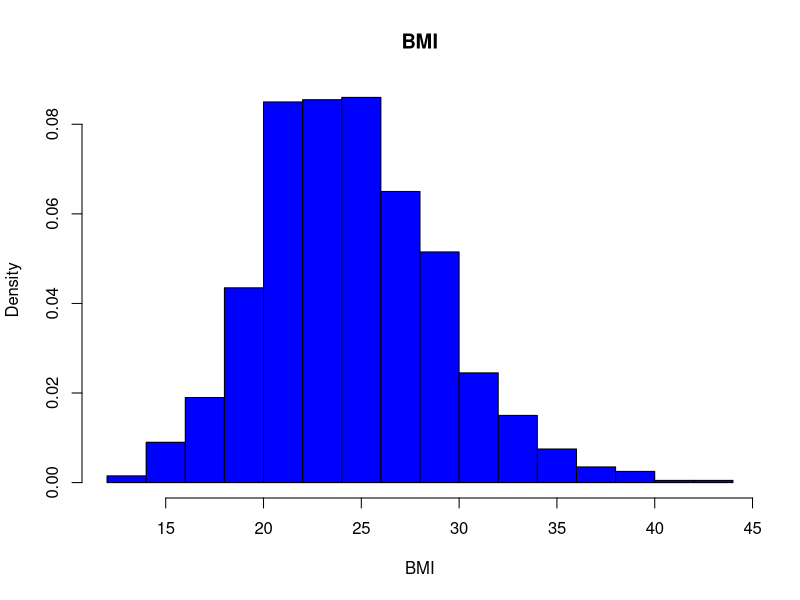

The R source for this figure:
# Generate two 3x4 matrices with random values using rnorm()

set.seed(123) # set the seed for reproducibility

mat1 <- matrix(rnorm(12), nrow = 3, ncol = 4)

mat2 <- matrix(rnorm(12), nrow = 3, ncol = 4)



# Print the two matrices

cat("Matrix 1:\n")

print(mat1)

cat("\nMatrix 2:\n")

print(mat2)



# Perform matrix multiplication

cat("\nMatrix multiplication:\n")

print(mat1 %*% t(mat2))



# Perform inner matrix multiplication

cat("\nInner matrix multiplication:\n")

print(t(mat1) %*% mat2)



# Generate BMI data

set.seed(456) # set the seed for reproducibility

heights <- rnorm(1000, mean = 170, sd = 10)

weights <- rnorm(1000, mean = 70, sd = 10)

bmi <- weights / ((heights / 100) ^ 2)



# Draw weighted histogram of BMI

hist(bmi, breaks = 20, col = "blue", main = "BMI", xlab = "BMI", freq = FALSE, weights = rep(1/length(bmi), length(bmi)))
